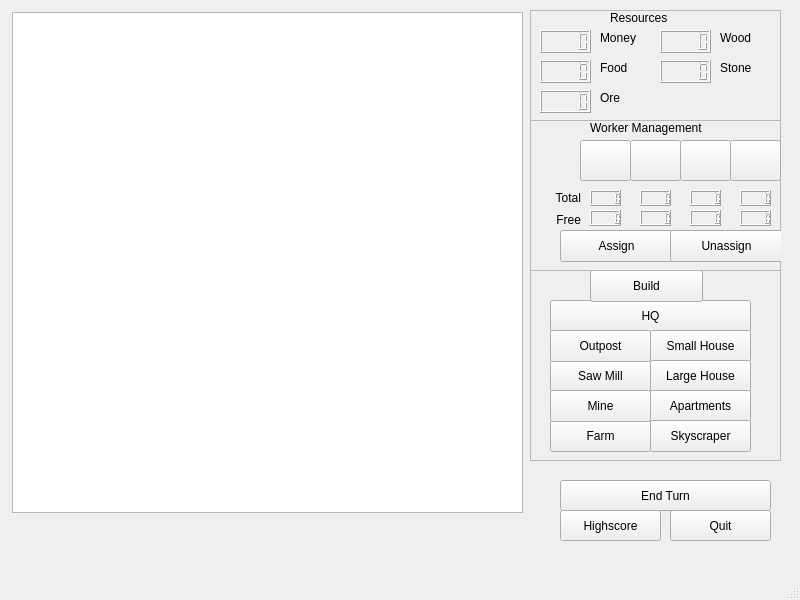
<?xml version="1.0" encoding="UTF-8"?>
<ui version="4.0">
 <class>MapWindow</class>
 <widget class="QMainWindow" name="MapWindow">
  <property name="geometry">
   <rect>
    <x>0</x>
    <y>0</y>
    <width>800</width>
    <height>600</height>
   </rect>
  </property>
  <property name="windowTitle">
   <string>MainWindow</string>
  </property>
  <widget class="QWidget" name="centralwidget">
   <widget class="QGraphicsView" name="graphicsView">
    <property name="geometry">
     <rect>
      <x>12</x>
      <y>12</y>
      <width>511</width>
      <height>501</height>
     </rect>
    </property>
    <property name="sizePolicy">
     <sizepolicy hsizetype="Expanding" vsizetype="Expanding">
      <horstretch>0</horstretch>
      <verstretch>0</verstretch>
     </sizepolicy>
    </property>
    <property name="autoFillBackground">
     <bool>false</bool>
    </property>
   </widget>
   <widget class="QFrame" name="frame">
    <property name="geometry">
     <rect>
      <x>530</x>
      <y>10</y>
      <width>251</width>
      <height>111</height>
     </rect>
    </property>
    <property name="frameShape">
     <enum>QFrame::StyledPanel</enum>
    </property>
    <property name="frameShadow">
     <enum>QFrame::Raised</enum>
    </property>
    <widget class="QLabel" name="moneyLable">
     <property name="geometry">
      <rect>
       <x>70</x>
       <y>20</y>
       <width>41</width>
       <height>16</height>
      </rect>
     </property>
     <property name="text">
      <string>Money</string>
     </property>
    </widget>
    <widget class="QLCDNumber" name="lcdFood">
     <property name="geometry">
      <rect>
       <x>10</x>
       <y>50</y>
       <width>51</width>
       <height>23</height>
      </rect>
     </property>
    </widget>
    <widget class="QLCDNumber" name="lcdMoney">
     <property name="geometry">
      <rect>
       <x>10</x>
       <y>20</y>
       <width>51</width>
       <height>23</height>
      </rect>
     </property>
    </widget>
    <widget class="QLabel" name="foodLabel">
     <property name="geometry">
      <rect>
       <x>70</x>
       <y>50</y>
       <width>41</width>
       <height>16</height>
      </rect>
     </property>
     <property name="text">
      <string>Food</string>
     </property>
    </widget>
    <widget class="QLCDNumber" name="lcdWood">
     <property name="geometry">
      <rect>
       <x>130</x>
       <y>20</y>
       <width>51</width>
       <height>23</height>
      </rect>
     </property>
    </widget>
    <widget class="QLCDNumber" name="lcdStone">
     <property name="geometry">
      <rect>
       <x>130</x>
       <y>50</y>
       <width>51</width>
       <height>23</height>
      </rect>
     </property>
    </widget>
    <widget class="QLabel" name="woodLabel">
     <property name="geometry">
      <rect>
       <x>190</x>
       <y>20</y>
       <width>41</width>
       <height>16</height>
      </rect>
     </property>
     <property name="text">
      <string>Wood</string>
     </property>
    </widget>
    <widget class="QLabel" name="stoneLabel">
     <property name="geometry">
      <rect>
       <x>190</x>
       <y>50</y>
       <width>41</width>
       <height>16</height>
      </rect>
     </property>
     <property name="text">
      <string>Stone</string>
     </property>
    </widget>
    <widget class="QLCDNumber" name="lcdOre">
     <property name="geometry">
      <rect>
       <x>10</x>
       <y>80</y>
       <width>51</width>
       <height>23</height>
      </rect>
     </property>
    </widget>
    <widget class="QLabel" name="oreLabel">
     <property name="geometry">
      <rect>
       <x>70</x>
       <y>80</y>
       <width>41</width>
       <height>16</height>
      </rect>
     </property>
     <property name="text">
      <string>Ore</string>
     </property>
    </widget>
    <widget class="QLabel" name="resourcesLabel">
     <property name="geometry">
      <rect>
       <x>80</x>
       <y>0</y>
       <width>71</width>
       <height>16</height>
      </rect>
     </property>
     <property name="text">
      <string>Resources</string>
     </property>
    </widget>
   </widget>
   <widget class="QFrame" name="frame_2">
    <property name="geometry">
     <rect>
      <x>530</x>
      <y>270</y>
      <width>251</width>
      <height>191</height>
     </rect>
    </property>
    <property name="frameShape">
     <enum>QFrame::StyledPanel</enum>
    </property>
    <property name="frameShadow">
     <enum>QFrame::Raised</enum>
    </property>
    <widget class="QPushButton" name="hqButton">
     <property name="geometry">
      <rect>
       <x>20</x>
       <y>30</y>
       <width>201</width>
       <height>32</height>
      </rect>
     </property>
     <property name="text">
      <string>HQ</string>
     </property>
    </widget>
    <widget class="QPushButton" name="farmButton">
     <property name="geometry">
      <rect>
       <x>20</x>
       <y>150</y>
       <width>101</width>
       <height>32</height>
      </rect>
     </property>
     <property name="text">
      <string>Farm</string>
     </property>
    </widget>
    <widget class="QPushButton" name="sawButton">
     <property name="geometry">
      <rect>
       <x>20</x>
       <y>90</y>
       <width>101</width>
       <height>32</height>
      </rect>
     </property>
     <property name="text">
      <string>Saw Mill</string>
     </property>
    </widget>
    <widget class="QPushButton" name="outpustButton">
     <property name="geometry">
      <rect>
       <x>20</x>
       <y>60</y>
       <width>101</width>
       <height>32</height>
      </rect>
     </property>
     <property name="text">
      <string>Outpost</string>
     </property>
    </widget>
    <widget class="QPushButton" name="mineButton">
     <property name="geometry">
      <rect>
       <x>20</x>
       <y>120</y>
       <width>101</width>
       <height>32</height>
      </rect>
     </property>
     <property name="text">
      <string>Mine</string>
     </property>
    </widget>
    <widget class="QPushButton" name="smallHouseButton">
     <property name="geometry">
      <rect>
       <x>120</x>
       <y>60</y>
       <width>101</width>
       <height>32</height>
      </rect>
     </property>
     <property name="text">
      <string>Small House</string>
     </property>
    </widget>
    <widget class="QPushButton" name="largeHouseButton">
     <property name="geometry">
      <rect>
       <x>120</x>
       <y>90</y>
       <width>101</width>
       <height>32</height>
      </rect>
     </property>
     <property name="text">
      <string>Large House</string>
     </property>
    </widget>
    <widget class="QPushButton" name="apartmentsButton">
     <property name="geometry">
      <rect>
       <x>120</x>
       <y>120</y>
       <width>101</width>
       <height>32</height>
      </rect>
     </property>
     <property name="text">
      <string>Apartments</string>
     </property>
    </widget>
    <widget class="QPushButton" name="skyscraperButton">
     <property name="geometry">
      <rect>
       <x>120</x>
       <y>150</y>
       <width>101</width>
       <height>32</height>
      </rect>
     </property>
     <property name="text">
      <string>Skyscraper</string>
     </property>
    </widget>
    <widget class="QPushButton" name="buildButton">
     <property name="geometry">
      <rect>
       <x>60</x>
       <y>0</y>
       <width>113</width>
       <height>32</height>
      </rect>
     </property>
     <property name="text">
      <string>Build</string>
     </property>
    </widget>
   </widget>
   <widget class="QFrame" name="frame_3">
    <property name="geometry">
     <rect>
      <x>530</x>
      <y>120</y>
      <width>251</width>
      <height>151</height>
     </rect>
    </property>
    <property name="frameShape">
     <enum>QFrame::StyledPanel</enum>
    </property>
    <property name="frameShadow">
     <enum>QFrame::Raised</enum>
    </property>
    <widget class="QPushButton" name="assignButton">
     <property name="geometry">
      <rect>
       <x>30</x>
       <y>110</y>
       <width>113</width>
       <height>32</height>
      </rect>
     </property>
     <property name="text">
      <string>Assign</string>
     </property>
    </widget>
    <widget class="QPushButton" name="unassignButton">
     <property name="geometry">
      <rect>
       <x>140</x>
       <y>110</y>
       <width>113</width>
       <height>32</height>
      </rect>
     </property>
     <property name="text">
      <string>Unassign</string>
     </property>
    </widget>
    <widget class="QPushButton" name="bwButton">
     <property name="geometry">
      <rect>
       <x>50</x>
       <y>20</y>
       <width>51</width>
       <height>41</height>
      </rect>
     </property>
     <property name="autoFillBackground">
      <bool>false</bool>
     </property>
     <property name="styleSheet">
      <string notr="true"/>
     </property>
     <property name="text">
      <string/>
     </property>
     <property name="checkable">
      <bool>true</bool>
     </property>
     <property name="default">
      <bool>false</bool>
     </property>
     <property name="flat">
      <bool>false</bool>
     </property>
    </widget>
    <widget class="QPushButton" name="farmerButton">
     <property name="geometry">
      <rect>
       <x>100</x>
       <y>20</y>
       <width>51</width>
       <height>41</height>
      </rect>
     </property>
     <property name="styleSheet">
      <string notr="true"/>
     </property>
     <property name="text">
      <string/>
     </property>
     <property name="checkable">
      <bool>true</bool>
     </property>
     <property name="default">
      <bool>false</bool>
     </property>
     <property name="flat">
      <bool>false</bool>
     </property>
    </widget>
    <widget class="QPushButton" name="loggerButton">
     <property name="geometry">
      <rect>
       <x>150</x>
       <y>20</y>
       <width>51</width>
       <height>41</height>
      </rect>
     </property>
     <property name="styleSheet">
      <string notr="true"/>
     </property>
     <property name="text">
      <string/>
     </property>
     <property name="default">
      <bool>false</bool>
     </property>
    </widget>
    <widget class="QPushButton" name="minerButton">
     <property name="geometry">
      <rect>
       <x>200</x>
       <y>20</y>
       <width>51</width>
       <height>41</height>
      </rect>
     </property>
     <property name="styleSheet">
      <string notr="true"/>
     </property>
     <property name="text">
      <string/>
     </property>
     <property name="default">
      <bool>false</bool>
     </property>
    </widget>
    <widget class="QLabel" name="label">
     <property name="geometry">
      <rect>
       <x>10</x>
       <y>70</y>
       <width>41</width>
       <height>16</height>
      </rect>
     </property>
     <property name="text">
      <string>Total</string>
     </property>
     <property name="alignment">
      <set>Qt::AlignRight|Qt::AlignTrailing|Qt::AlignVCenter</set>
     </property>
    </widget>
    <widget class="QLabel" name="label_2">
     <property name="geometry">
      <rect>
       <x>10</x>
       <y>90</y>
       <width>41</width>
       <height>20</height>
      </rect>
     </property>
     <property name="text">
      <string>Free</string>
     </property>
     <property name="alignment">
      <set>Qt::AlignRight|Qt::AlignTrailing|Qt::AlignVCenter</set>
     </property>
    </widget>
    <widget class="QLCDNumber" name="lcdNumber">
     <property name="geometry">
      <rect>
       <x>60</x>
       <y>70</y>
       <width>31</width>
       <height>16</height>
      </rect>
     </property>
    </widget>
    <widget class="QLCDNumber" name="freeBwNumber">
     <property name="geometry">
      <rect>
       <x>60</x>
       <y>90</y>
       <width>31</width>
       <height>16</height>
      </rect>
     </property>
    </widget>
    <widget class="QLCDNumber" name="freeFarmerNumber">
     <property name="geometry">
      <rect>
       <x>110</x>
       <y>90</y>
       <width>31</width>
       <height>16</height>
      </rect>
     </property>
    </widget>
    <widget class="QLCDNumber" name="lcdNumber_4">
     <property name="geometry">
      <rect>
       <x>110</x>
       <y>70</y>
       <width>31</width>
       <height>16</height>
      </rect>
     </property>
    </widget>
    <widget class="QLCDNumber" name="freeLoggerNumber">
     <property name="geometry">
      <rect>
       <x>160</x>
       <y>90</y>
       <width>31</width>
       <height>16</height>
      </rect>
     </property>
    </widget>
    <widget class="QLCDNumber" name="lcdNumber_6">
     <property name="geometry">
      <rect>
       <x>160</x>
       <y>70</y>
       <width>31</width>
       <height>16</height>
      </rect>
     </property>
    </widget>
    <widget class="QLCDNumber" name="freeMinerNumber">
     <property name="geometry">
      <rect>
       <x>210</x>
       <y>90</y>
       <width>31</width>
       <height>16</height>
      </rect>
     </property>
    </widget>
    <widget class="QLCDNumber" name="lcdNumber_8">
     <property name="geometry">
      <rect>
       <x>210</x>
       <y>70</y>
       <width>31</width>
       <height>16</height>
      </rect>
     </property>
    </widget>
    <widget class="QLabel" name="label_8">
     <property name="geometry">
      <rect>
       <x>60</x>
       <y>0</y>
       <width>131</width>
       <height>16</height>
      </rect>
     </property>
     <property name="text">
      <string>Worker Management</string>
     </property>
    </widget>
   </widget>
   <widget class="QPushButton" name="pushButton">
    <property name="geometry">
     <rect>
      <x>560</x>
      <y>480</y>
      <width>211</width>
      <height>31</height>
     </rect>
    </property>
    <property name="text">
     <string>End Turn</string>
    </property>
   </widget>
   <widget class="QPushButton" name="highScoreButton">
    <property name="geometry">
     <rect>
      <x>560</x>
      <y>510</y>
      <width>101</width>
      <height>31</height>
     </rect>
    </property>
    <property name="text">
     <string>Highscore</string>
    </property>
   </widget>
   <widget class="QPushButton" name="quitButton">
    <property name="geometry">
     <rect>
      <x>670</x>
      <y>510</y>
      <width>101</width>
      <height>31</height>
     </rect>
    </property>
    <property name="text">
     <string>Quit</string>
    </property>
   </widget>
  </widget>
  <widget class="QMenuBar" name="menubar">
   <property name="geometry">
    <rect>
     <x>0</x>
     <y>0</y>
     <width>800</width>
     <height>22</height>
    </rect>
   </property>
  </widget>
  <widget class="QStatusBar" name="statusbar"/>
 </widget>
 <resources/>
 <connections/>
</ui>
